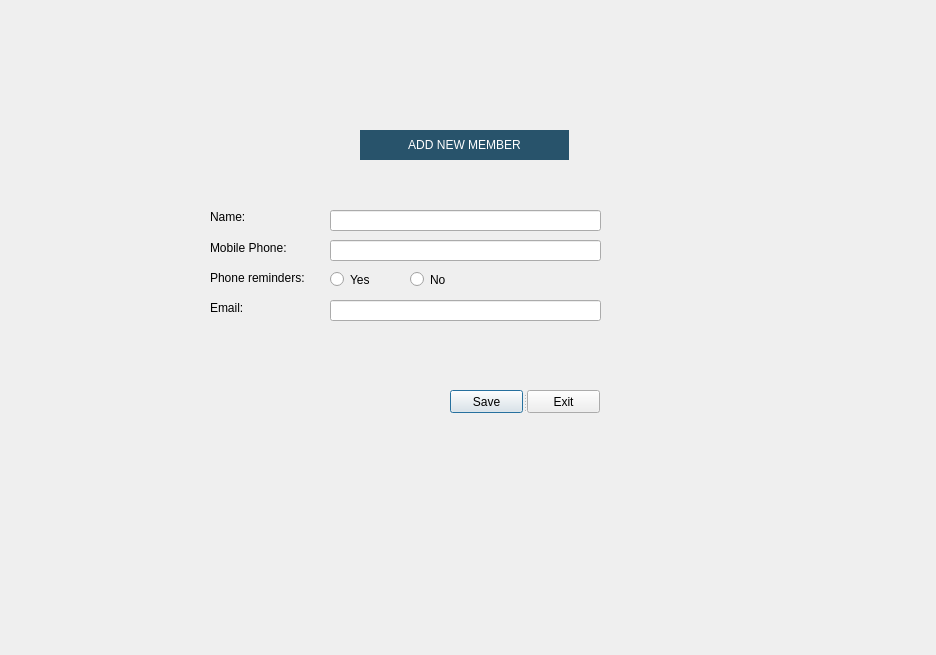
<?xml version="1.0" encoding="UTF-8"?>
<ui version="4.0">
 <class>addMember</class>
 <widget class="QDialog" name="addMember">
  <property name="geometry">
   <rect>
    <x>0</x>
    <y>0</y>
    <width>936</width>
    <height>655</height>
   </rect>
  </property>
  <property name="windowTitle">
   <string>Dialog</string>
  </property>
  <widget class="QLabel" name="phoneNumber_label">
   <property name="geometry">
    <rect>
     <x>210</x>
     <y>270</y>
     <width>111</width>
     <height>16</height>
    </rect>
   </property>
   <property name="styleSheet">
    <string notr="true">color: rgb(0, 0, 0);</string>
   </property>
   <property name="text">
    <string>Phone reminders:</string>
   </property>
  </widget>
  <widget class="QLabel" name="email_label">
   <property name="geometry">
    <rect>
     <x>210</x>
     <y>300</y>
     <width>47</width>
     <height>16</height>
    </rect>
   </property>
   <property name="styleSheet">
    <string notr="true">color: rgb(0, 0, 0);</string>
   </property>
   <property name="text">
    <string>Email:</string>
   </property>
  </widget>
  <widget class="QLabel" name="memberName_label">
   <property name="geometry">
    <rect>
     <x>210</x>
     <y>210</y>
     <width>47</width>
     <height>14</height>
    </rect>
   </property>
   <property name="styleSheet">
    <string notr="true">color: rgb(0, 0, 0);</string>
   </property>
   <property name="text">
    <string>Name:</string>
   </property>
  </widget>
  <widget class="QRadioButton" name="radioButtonNO_2">
   <property name="geometry">
    <rect>
     <x>410</x>
     <y>270</y>
     <width>51</width>
     <height>19</height>
    </rect>
   </property>
   <property name="styleSheet">
    <string notr="true">color: rgb(0, 0, 0);</string>
   </property>
   <property name="text">
    <string>No</string>
   </property>
  </widget>
  <widget class="QRadioButton" name="radioButtonYES_2">
   <property name="geometry">
    <rect>
     <x>330</x>
     <y>270</y>
     <width>51</width>
     <height>19</height>
    </rect>
   </property>
   <property name="styleSheet">
    <string notr="true">color: rgb(0, 0, 0);</string>
   </property>
   <property name="text">
    <string>Yes</string>
   </property>
  </widget>
  <widget class="QLabel" name="phone_label">
   <property name="geometry">
    <rect>
     <x>210</x>
     <y>240</y>
     <width>91</width>
     <height>16</height>
    </rect>
   </property>
   <property name="styleSheet">
    <string notr="true">color: rgb(0, 0, 0);</string>
   </property>
   <property name="text">
    <string>Mobile Phone:</string>
   </property>
  </widget>
  <widget class="QLabel" name="LibraryTitle_4">
   <property name="geometry">
    <rect>
     <x>360</x>
     <y>130</y>
     <width>209</width>
     <height>30</height>
    </rect>
   </property>
   <property name="maximumSize">
    <size>
     <width>16777215</width>
     <height>30</height>
    </size>
   </property>
   <property name="styleSheet">
    <string notr="true">background: rgba(40, 83, 107, 1);
font: 75 9pt &quot;Yu Gothic UI&quot;;
color: white;</string>
   </property>
   <property name="text">
    <string>ADD NEW MEMBER</string>
   </property>
   <property name="alignment">
    <set>Qt::AlignCenter</set>
   </property>
  </widget>
  <widget class="QSplitter" name="splitter_2">
   <property name="geometry">
    <rect>
     <x>450</x>
     <y>390</y>
     <width>150</width>
     <height>23</height>
    </rect>
   </property>
   <property name="orientation">
    <enum>Qt::Horizontal</enum>
   </property>
   <widget class="QPushButton" name="btnSaveMember">
    <property name="styleSheet">
     <string notr="true">color: rgb(0, 0, 0);</string>
    </property>
    <property name="text">
     <string>Save</string>
    </property>
   </widget>
   <widget class="QPushButton" name="btnExitAddMember">
    <property name="styleSheet">
     <string notr="true">color: rgb(0, 0, 0);</string>
    </property>
    <property name="text">
     <string>Exit</string>
    </property>
   </widget>
  </widget>
  <widget class="QLineEdit" name="txtMemberEmail">
   <property name="geometry">
    <rect>
     <x>330</x>
     <y>300</y>
     <width>271</width>
     <height>21</height>
    </rect>
   </property>
  </widget>
  <widget class="QLineEdit" name="txtMemberPhone">
   <property name="geometry">
    <rect>
     <x>330</x>
     <y>240</y>
     <width>271</width>
     <height>21</height>
    </rect>
   </property>
  </widget>
  <widget class="QLineEdit" name="txtMemberName">
   <property name="geometry">
    <rect>
     <x>330</x>
     <y>210</y>
     <width>271</width>
     <height>21</height>
    </rect>
   </property>
  </widget>
 </widget>
 <resources/>
 <connections/>
</ui>
